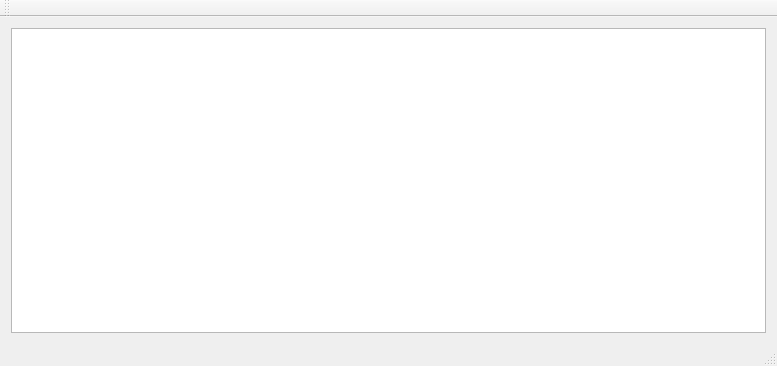
<?xml version="1.0" encoding="UTF-8"?>
<ui version="4.0">
 <class>MainWindow</class>
 <widget class="QMainWindow" name="MainWindow">
  <property name="geometry">
   <rect>
    <x>0</x>
    <y>0</y>
    <width>777</width>
    <height>366</height>
   </rect>
  </property>
  <property name="windowTitle">
   <string>MainWindow</string>
  </property>
  <widget class="QWidget" name="centralWidget">
   <layout class="QGridLayout" name="gridLayout">
    <item row="0" column="0">
     <widget class="QTextEdit" name="textEdit"/>
    </item>
   </layout>
  </widget>
  <widget class="QMenuBar" name="menuBar">
   <property name="geometry">
    <rect>
     <x>0</x>
     <y>0</y>
     <width>777</width>
     <height>22</height>
    </rect>
   </property>
  </widget>
  <widget class="QToolBar" name="mainToolBar">
   <attribute name="toolBarArea">
    <enum>TopToolBarArea</enum>
   </attribute>
   <attribute name="toolBarBreak">
    <bool>false</bool>
   </attribute>
  </widget>
  <widget class="QStatusBar" name="statusBar"/>
 </widget>
 <layoutdefault spacing="6" margin="11"/>
 <resources/>
 <connections/>
</ui>
